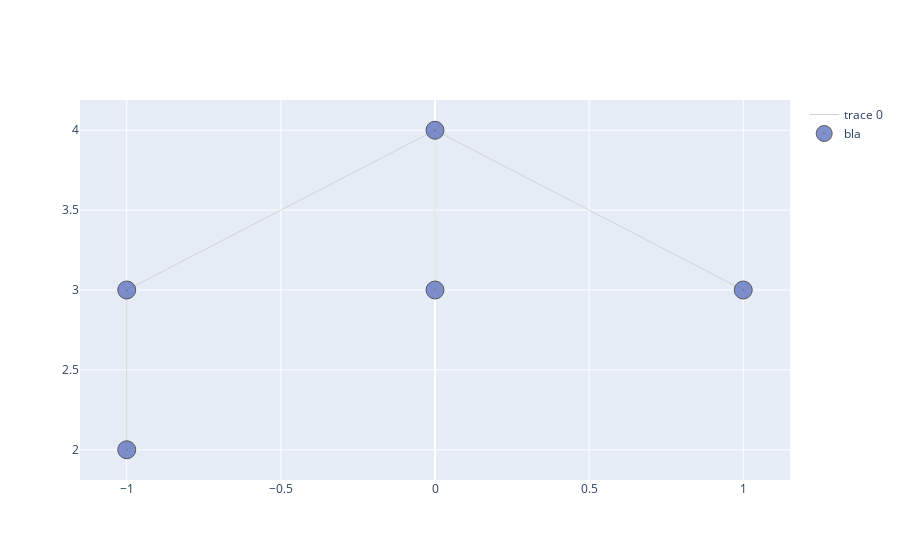

Write notebook code for a chart like this one.
### Code cell
fig = go.Figure()
fig.add_trace(go.Scatter(x=Xe,
                   y=Ye,
                   mode='lines',
                   line=dict(color='rgb(210,210,210)', width=1),
                   hoverinfo='none'
                   ))
fig.add_trace(go.Scatter(x=Xn,
                  y=Yn,
                  mode='markers',
                  name='bla',
                  marker=dict(symbol='circle-dot',
                                size=18,
                                color='#6175c1',    #'#DB4551',
                                line=dict(color='rgb(50,50,50)', width=1)
                                ),
                  text=labels,
                  hoverinfo='text',
                  opacity=0.8
                  ))

### Figure 1 — Plotly figure (JSON) as saved in the notebook; plotly's stock layout.template omitted (floating-point values rounded to 4 significant figures)
{"data": [{"hoverinfo": "none", "line": {"color": "rgb(210,210,210)", "width": 1}, "mode": "lines", "type": "scatter", "x": [-1, 0, null, -1, -1, null, 0, 0, null, 0, 1, null], "y": [3, 4, null, 3, 2, null, 4, 3, null, 4, 3, null]}, {"hoverinfo": "text", "marker": {"color": "#6175c1", "line": {"color": "rgb(50,50,50)", "width": 1}, "size": 18, "symbol": "circle-dot"}, "mode": "markers", "name": "bla", "opacity": 0.8, "text": ["0", "1", "2", "3", "4"], "type": "scatter", "x": [-1, 0, -1, 0, 1], "y": [3, 4, 2, 3, 3]}], "layout": {}}
